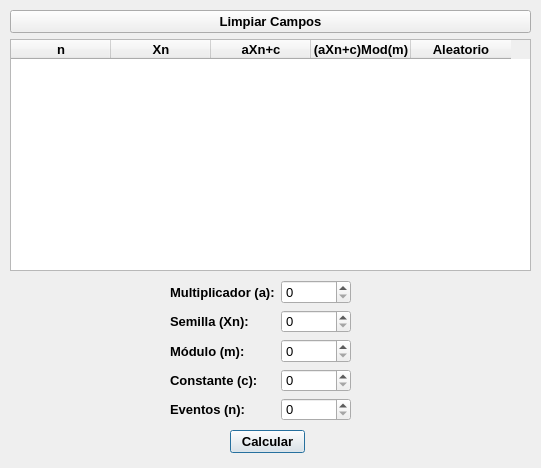
<?xml version="1.0" encoding="UTF-8"?>
<ui version="4.0">
 <class>Dialog</class>
 <widget class="QDialog" name="Dialog">
  <property name="geometry">
   <rect>
    <x>0</x>
    <y>0</y>
    <width>541</width>
    <height>468</height>
   </rect>
  </property>
  <property name="windowTitle">
   <string>Congruencial Mixto</string>
  </property>
  <widget class="QPushButton" name="btnCalcular">
   <property name="geometry">
    <rect>
     <x>230</x>
     <y>430</y>
     <width>75</width>
     <height>23</height>
    </rect>
   </property>
   <property name="font">
    <font>
     <pointsize>10</pointsize>
     <weight>75</weight>
     <bold>true</bold>
    </font>
   </property>
   <property name="text">
    <string>Calcular</string>
   </property>
  </widget>
  <widget class="QWidget" name="layoutWidget">
   <property name="geometry">
    <rect>
     <x>10</x>
     <y>10</y>
     <width>521</width>
     <height>261</height>
    </rect>
   </property>
   <layout class="QGridLayout" name="gridLayout">
    <item row="0" column="0">
     <widget class="QPushButton" name="btnEliminarFilas">
      <property name="font">
       <font>
        <pointsize>10</pointsize>
        <weight>75</weight>
        <bold>true</bold>
       </font>
      </property>
      <property name="text">
       <string>Limpiar Campos</string>
      </property>
     </widget>
    </item>
    <item row="1" column="0">
     <widget class="QTableWidget" name="tablaMixto">
      <column>
       <property name="text">
        <string>n</string>
       </property>
       <property name="font">
        <font>
         <pointsize>10</pointsize>
         <weight>75</weight>
         <bold>true</bold>
        </font>
       </property>
       <property name="textAlignment">
        <set>AlignHCenter|AlignVCenter|AlignCenter</set>
       </property>
      </column>
      <column>
       <property name="text">
        <string>Xn</string>
       </property>
       <property name="font">
        <font>
         <pointsize>10</pointsize>
         <weight>75</weight>
         <bold>true</bold>
        </font>
       </property>
       <property name="textAlignment">
        <set>AlignHCenter|AlignVCenter|AlignCenter</set>
       </property>
      </column>
      <column>
       <property name="text">
        <string>aXn+c</string>
       </property>
       <property name="font">
        <font>
         <pointsize>10</pointsize>
         <weight>75</weight>
         <bold>true</bold>
        </font>
       </property>
       <property name="textAlignment">
        <set>AlignHCenter|AlignVCenter|AlignCenter</set>
       </property>
      </column>
      <column>
       <property name="text">
        <string>(aXn+c)Mod(m)</string>
       </property>
       <property name="font">
        <font>
         <pointsize>10</pointsize>
         <weight>75</weight>
         <bold>true</bold>
        </font>
       </property>
       <property name="textAlignment">
        <set>AlignHCenter|AlignVCenter|AlignCenter</set>
       </property>
      </column>
      <column>
       <property name="text">
        <string>Aleatorio</string>
       </property>
       <property name="font">
        <font>
         <pointsize>10</pointsize>
         <weight>75</weight>
         <bold>true</bold>
        </font>
       </property>
       <property name="textAlignment">
        <set>AlignHCenter|AlignVCenter|AlignCenter</set>
       </property>
      </column>
     </widget>
    </item>
   </layout>
  </widget>
  <widget class="QWidget" name="layoutWidget_2">
   <property name="geometry">
    <rect>
     <x>170</x>
     <y>280</y>
     <width>181</width>
     <height>141</height>
    </rect>
   </property>
   <layout class="QGridLayout" name="gridLayout_2">
    <item row="0" column="0">
     <widget class="QLabel" name="label">
      <property name="font">
       <font>
        <pointsize>10</pointsize>
        <weight>75</weight>
        <bold>true</bold>
       </font>
      </property>
      <property name="text">
       <string>Multiplicador (a):</string>
      </property>
     </widget>
    </item>
    <item row="0" column="1">
     <widget class="QSpinBox" name="txtA">
      <property name="font">
       <font>
        <pointsize>10</pointsize>
       </font>
      </property>
     </widget>
    </item>
    <item row="1" column="0">
     <widget class="QLabel" name="label_2">
      <property name="font">
       <font>
        <pointsize>10</pointsize>
        <weight>75</weight>
        <bold>true</bold>
       </font>
      </property>
      <property name="text">
       <string>Semilla (Xn):</string>
      </property>
     </widget>
    </item>
    <item row="1" column="1">
     <widget class="QSpinBox" name="txtXn">
      <property name="font">
       <font>
        <pointsize>10</pointsize>
       </font>
      </property>
     </widget>
    </item>
    <item row="2" column="0">
     <widget class="QLabel" name="label_3">
      <property name="font">
       <font>
        <pointsize>10</pointsize>
        <weight>75</weight>
        <bold>true</bold>
       </font>
      </property>
      <property name="text">
       <string>Módulo (m):</string>
      </property>
     </widget>
    </item>
    <item row="2" column="1">
     <widget class="QSpinBox" name="txtM">
      <property name="font">
       <font>
        <pointsize>10</pointsize>
       </font>
      </property>
     </widget>
    </item>
    <item row="3" column="0">
     <widget class="QLabel" name="label_4">
      <property name="font">
       <font>
        <pointsize>10</pointsize>
        <weight>75</weight>
        <bold>true</bold>
       </font>
      </property>
      <property name="text">
       <string>Constante (c):</string>
      </property>
     </widget>
    </item>
    <item row="3" column="1">
     <widget class="QSpinBox" name="txtC">
      <property name="font">
       <font>
        <pointsize>10</pointsize>
       </font>
      </property>
     </widget>
    </item>
    <item row="4" column="0">
     <widget class="QLabel" name="label_5">
      <property name="font">
       <font>
        <pointsize>10</pointsize>
        <weight>75</weight>
        <bold>true</bold>
       </font>
      </property>
      <property name="text">
       <string>Eventos (n):</string>
      </property>
     </widget>
    </item>
    <item row="4" column="1">
     <widget class="QSpinBox" name="txtN">
      <property name="font">
       <font>
        <pointsize>10</pointsize>
       </font>
      </property>
     </widget>
    </item>
   </layout>
  </widget>
 </widget>
 <resources/>
 <connections/>
</ui>
